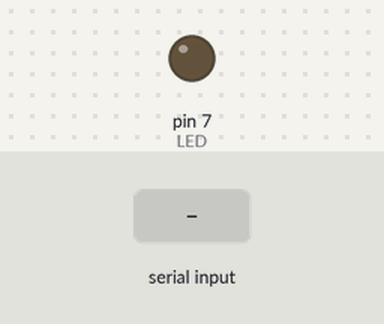
Bench run of a sketch on a simulated Arduino Uno, built with avr-gcc and run on an emulated ATmega328P. Shown: output pins drawn as LEDs (lit = HIGH). The test bench sets the inputs (shaded band).

Above: at 1.2 s.
1.3 s: "1" received over Serial
At 1.6 s:
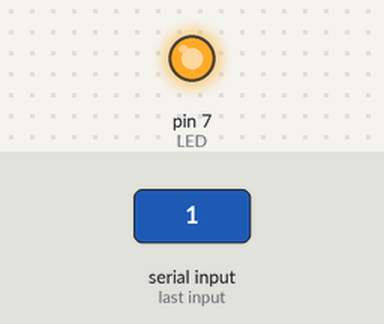
2.8 s: "2" received over Serial
At 3.9 s:
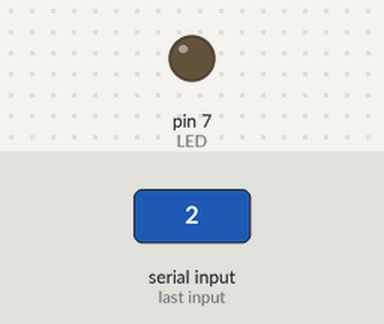
Timing chart, 0 to 5.8 s (numbered marks = the images above; inputs shaded):
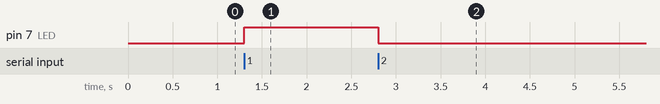

Measured:
- after the input at 1.3 s, pin 7 (LED): LOW → HIGH at once
- after the input at 2.8 s, pin 7 (LED): HIGH → LOW at once

The sketch:

Recive_data_from_python.ino
```cpp
// Code For Master Bluetooth Module
int LED = 7;                    // Activate built-in LED
char dataFrompython;            // Variable for Data recived from python


void setup() {
  Serial.begin(9600);    // ARDUINO BAUD RATE
  pinMode(LED,OUTPUT);   // LED PIN
  }

void loop() {
  if (Serial.available() > 0){
    dataFrompython =  Serial.read();
    if (dataFrompython == '1'){
       digitalWrite(LED, HIGH);
    }
    if (dataFrompython == '2'){
       digitalWrite(LED, LOW);
    }
  }


}
```
